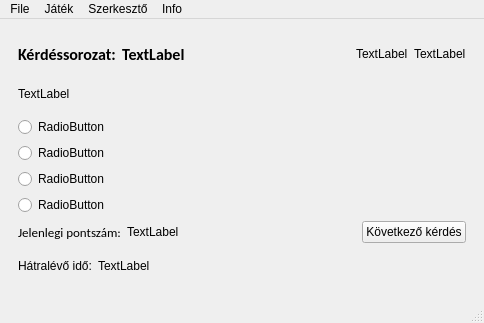
<?xml version="1.0" encoding="UTF-8"?>
<ui version="4.0">
 <class>MainWindow</class>
 <widget class="QMainWindow" name="MainWindow">
  <property name="geometry">
   <rect>
    <x>0</x>
    <y>0</y>
    <width>484</width>
    <height>323</height>
   </rect>
  </property>
  <property name="sizePolicy">
   <sizepolicy hsizetype="Preferred" vsizetype="Preferred">
    <horstretch>0</horstretch>
    <verstretch>0</verstretch>
   </sizepolicy>
  </property>
  <property name="windowTitle">
   <string>MainWindow</string>
  </property>
  <widget class="QWidget" name="centralwidget">
   <layout class="QVBoxLayout" name="verticalLayout_2">
    <item>
     <widget class="QStackedWidget" name="stackedWidget">
      <property name="currentIndex">
       <number>1</number>
      </property>
      <widget class="QWidget" name="page">
       <layout class="QVBoxLayout" name="verticalLayout">
        <item>
         <spacer name="verticalSpacer">
          <property name="orientation">
           <enum>Qt::Vertical</enum>
          </property>
          <property name="sizeHint" stdset="0">
           <size>
            <width>17</width>
            <height>31</height>
           </size>
          </property>
         </spacer>
        </item>
        <item>
         <widget class="QLabel" name="label">
          <property name="font">
           <font>
            <family>Calibri Light</family>
            <pointsize>22</pointsize>
            <weight>50</weight>
            <bold>false</bold>
           </font>
          </property>
          <property name="text">
           <string>Kvíz</string>
          </property>
         </widget>
        </item>
        <item>
         <spacer name="verticalSpacer_2">
          <property name="orientation">
           <enum>Qt::Vertical</enum>
          </property>
          <property name="sizeHint" stdset="0">
           <size>
            <width>20</width>
            <height>30</height>
           </size>
          </property>
         </spacer>
        </item>
        <item>
         <layout class="QHBoxLayout" name="horizontalLayout_2">
          <item>
           <widget class="QLabel" name="label_2">
            <property name="text">
             <string>Aktuális kérdéssor:</string>
            </property>
           </widget>
          </item>
          <item>
           <widget class="QLabel" name="label_4">
            <property name="font">
             <font>
              <weight>75</weight>
              <bold>true</bold>
             </font>
            </property>
            <property name="text">
             <string/>
            </property>
           </widget>
          </item>
          <item>
           <spacer name="horizontalSpacer_2">
            <property name="orientation">
             <enum>Qt::Horizontal</enum>
            </property>
            <property name="sizeHint" stdset="0">
             <size>
              <width>40</width>
              <height>20</height>
             </size>
            </property>
           </spacer>
          </item>
         </layout>
        </item>
        <item>
         <layout class="QHBoxLayout" name="horizontalLayout_3">
          <item>
           <widget class="QLabel" name="label_3">
            <property name="text">
             <string>A játékos neve:    </string>
            </property>
           </widget>
          </item>
          <item>
           <widget class="QLineEdit" name="jatekos_neve"/>
          </item>
         </layout>
        </item>
        <item>
         <layout class="QHBoxLayout" name="horizontalLayout">
          <item>
           <spacer name="horizontalSpacer">
            <property name="orientation">
             <enum>Qt::Horizontal</enum>
            </property>
            <property name="sizeHint" stdset="0">
             <size>
              <width>40</width>
              <height>20</height>
             </size>
            </property>
           </spacer>
          </item>
          <item>
           <widget class="QPushButton" name="jatek_inditasa">
            <property name="text">
             <string>Játék indítása</string>
            </property>
           </widget>
          </item>
         </layout>
        </item>
        <item>
         <spacer name="verticalSpacer_3">
          <property name="orientation">
           <enum>Qt::Vertical</enum>
          </property>
          <property name="sizeHint" stdset="0">
           <size>
            <width>17</width>
            <height>24</height>
           </size>
          </property>
         </spacer>
        </item>
       </layout>
      </widget>
      <widget class="QWidget" name="page_3">
       <layout class="QVBoxLayout" name="verticalLayout_5">
        <item>
         <layout class="QHBoxLayout" name="horizontalLayout_7">
          <item>
           <widget class="QLabel" name="label_6">
            <property name="font">
             <font>
              <family>Calibri</family>
              <pointsize>12</pointsize>
              <weight>75</weight>
              <bold>true</bold>
             </font>
            </property>
            <property name="text">
             <string>Kérdéssorozat:</string>
            </property>
           </widget>
          </item>
          <item>
           <widget class="QLabel" name="kerdessorozat_neve">
            <property name="font">
             <font>
              <family>Calibri</family>
              <pointsize>12</pointsize>
              <weight>75</weight>
              <bold>true</bold>
             </font>
            </property>
            <property name="text">
             <string>TextLabel</string>
            </property>
           </widget>
          </item>
          <item>
           <spacer name="horizontalSpacer_5">
            <property name="orientation">
             <enum>Qt::Horizontal</enum>
            </property>
            <property name="sizeHint" stdset="0">
             <size>
              <width>40</width>
              <height>20</height>
             </size>
            </property>
           </spacer>
          </item>
          <item>
           <widget class="QLabel" name="kerdes_szama">
            <property name="text">
             <string>TextLabel</string>
            </property>
           </widget>
          </item>
          <item>
           <widget class="QLabel" name="kerdes_size">
            <property name="text">
             <string>TextLabel</string>
            </property>
           </widget>
          </item>
         </layout>
        </item>
        <item>
         <widget class="QLabel" name="aktualis_kerdes">
          <property name="text">
           <string>TextLabel</string>
          </property>
         </widget>
        </item>
        <item>
         <widget class="QRadioButton" name="A_valasz">
          <property name="text">
           <string>RadioButton</string>
          </property>
         </widget>
        </item>
        <item>
         <widget class="QRadioButton" name="B_valasz">
          <property name="text">
           <string>RadioButton</string>
          </property>
         </widget>
        </item>
        <item>
         <widget class="QRadioButton" name="C_valasz">
          <property name="text">
           <string>RadioButton</string>
          </property>
         </widget>
        </item>
        <item>
         <widget class="QRadioButton" name="D_valasz">
          <property name="text">
           <string>RadioButton</string>
          </property>
         </widget>
        </item>
        <item>
         <layout class="QHBoxLayout" name="horizontalLayout_6">
          <item>
           <widget class="QLabel" name="label_9">
            <property name="font">
             <font>
              <family>Calibri</family>
              <pointsize>10</pointsize>
             </font>
            </property>
            <property name="text">
             <string>Jelenlegi pontszám:</string>
            </property>
           </widget>
          </item>
          <item>
           <widget class="QLabel" name="aktualis_pontszam">
            <property name="text">
             <string>TextLabel</string>
            </property>
           </widget>
          </item>
          <item>
           <spacer name="horizontalSpacer_4">
            <property name="orientation">
             <enum>Qt::Horizontal</enum>
            </property>
            <property name="sizeHint" stdset="0">
             <size>
              <width>40</width>
              <height>20</height>
             </size>
            </property>
           </spacer>
          </item>
          <item>
           <widget class="QPushButton" name="kovetkezo_kerdes">
            <property name="text">
             <string>Következő kérdés</string>
            </property>
           </widget>
          </item>
         </layout>
        </item>
        <item>
         <layout class="QHBoxLayout" name="horizontalLayout_8">
          <item>
           <widget class="QLabel" name="label_7">
            <property name="text">
             <string>Hátralévő idő:</string>
            </property>
           </widget>
          </item>
          <item>
           <widget class="QLabel" name="hatralevo_ido">
            <property name="text">
             <string>TextLabel</string>
            </property>
           </widget>
          </item>
          <item>
           <spacer name="horizontalSpacer_6">
            <property name="orientation">
             <enum>Qt::Horizontal</enum>
            </property>
            <property name="sizeHint" stdset="0">
             <size>
              <width>40</width>
              <height>20</height>
             </size>
            </property>
           </spacer>
          </item>
         </layout>
        </item>
       </layout>
      </widget>
      <widget class="QWidget" name="page_2">
       <layout class="QVBoxLayout" name="verticalLayout_4">
        <item>
         <layout class="QHBoxLayout" name="horizontalLayout_5">
          <item>
           <widget class="QLabel" name="label_5">
            <property name="text">
             <string>Kérdéssor neve</string>
            </property>
           </widget>
          </item>
          <item>
           <widget class="QLineEdit" name="kerdessor_neve"/>
          </item>
         </layout>
        </item>
        <item>
         <widget class="QListWidget" name="questionlist"/>
        </item>
        <item>
         <layout class="QHBoxLayout" name="horizontalLayout_4">
          <item>
           <widget class="QPushButton" name="kerdes_szerkesztese">
            <property name="text">
             <string>Kérdés szerkesztése</string>
            </property>
           </widget>
          </item>
          <item>
           <widget class="QPushButton" name="kerdes_torlese">
            <property name="text">
             <string>Kérdés törlése</string>
            </property>
           </widget>
          </item>
          <item>
           <spacer name="horizontalSpacer_3">
            <property name="orientation">
             <enum>Qt::Horizontal</enum>
            </property>
            <property name="sizeHint" stdset="0">
             <size>
              <width>40</width>
              <height>20</height>
             </size>
            </property>
           </spacer>
          </item>
          <item>
           <layout class="QVBoxLayout" name="verticalLayout_3">
            <item>
             <widget class="QPushButton" name="uj_kerdes">
              <property name="text">
               <string>Új kérdés</string>
              </property>
             </widget>
            </item>
            <item>
             <widget class="QPushButton" name="mentes">
              <property name="text">
               <string>Mentés</string>
              </property>
             </widget>
            </item>
           </layout>
          </item>
         </layout>
        </item>
       </layout>
      </widget>
     </widget>
    </item>
   </layout>
  </widget>
  <widget class="QMenuBar" name="menubar">
   <property name="geometry">
    <rect>
     <x>0</x>
     <y>0</y>
     <width>484</width>
     <height>21</height>
    </rect>
   </property>
   <widget class="QMenu" name="menuFile">
    <property name="title">
     <string>File</string>
    </property>
    <addaction name="actionK_rd_ssor_kiv_laszt_sa"/>
    <addaction name="actionKil_p_s"/>
   </widget>
   <widget class="QMenu" name="menuJ_t_k">
    <property name="title">
     <string>Játék</string>
    </property>
    <addaction name="separator"/>
    <addaction name="action_j_j_t_k"/>
    <addaction name="actionJ_t_k_befejez_se"/>
   </widget>
   <widget class="QMenu" name="menuSzerkeszt">
    <property name="title">
     <string>Szerkesztő</string>
    </property>
    <addaction name="actionMegl_v_szerkeszt_se"/>
    <addaction name="action_j_k_rd_ssor"/>
   </widget>
   <widget class="QMenu" name="menuinfo">
    <property name="title">
     <string>Info</string>
    </property>
    <addaction name="actionQuiz_info"/>
   </widget>
   <addaction name="menuFile"/>
   <addaction name="menuJ_t_k"/>
   <addaction name="menuSzerkeszt"/>
   <addaction name="menuinfo"/>
  </widget>
  <widget class="QStatusBar" name="statusbar"/>
  <action name="actionK_rd_ssor_kiv_laszt_sa">
   <property name="text">
    <string>Kérdéssor kiválasztása</string>
   </property>
  </action>
  <action name="actionKil_p_s">
   <property name="text">
    <string>Kilépés</string>
   </property>
  </action>
  <action name="action_j_j_t_k">
   <property name="text">
    <string>Új játék</string>
   </property>
  </action>
  <action name="actionJ_t_k_befejez_se">
   <property name="text">
    <string>Játék befejezése</string>
   </property>
  </action>
  <action name="actionMegl_v_szerkeszt_se">
   <property name="text">
    <string>Meglévő szerkesztése</string>
   </property>
  </action>
  <action name="action_j_k_rd_ssor">
   <property name="text">
    <string>Új kérdéssor</string>
   </property>
  </action>
  <action name="actionQuiz_info">
   <property name="text">
    <string>Quiz info</string>
   </property>
  </action>
 </widget>
 <resources/>
 <connections/>
</ui>
